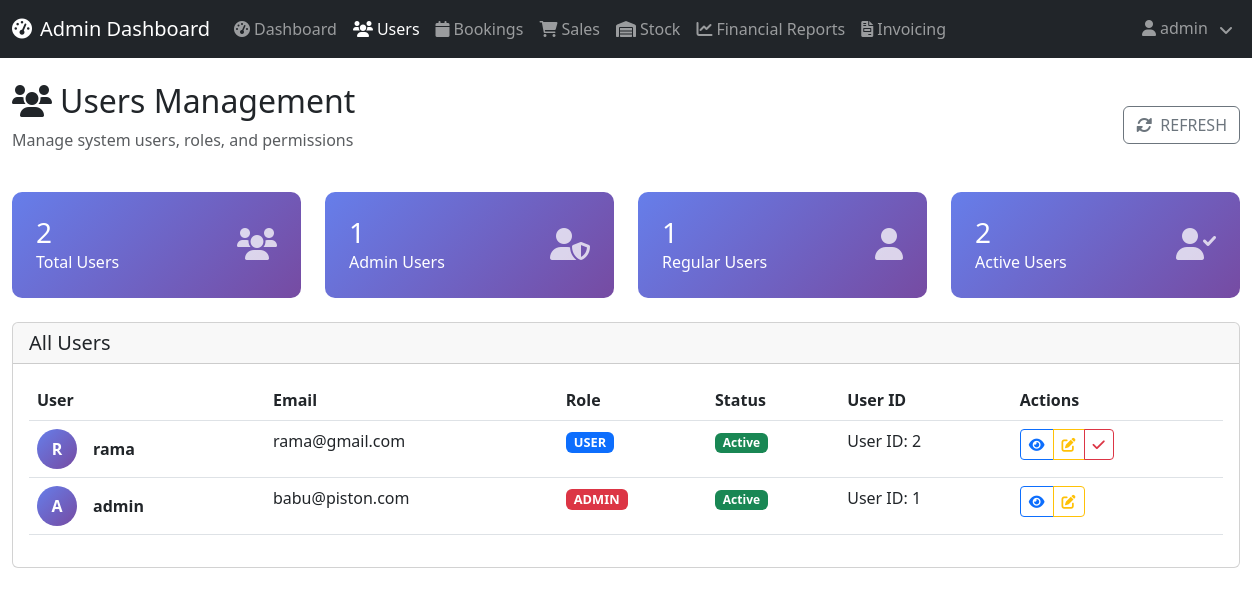
The app's page /admin/users (signed in) with its own data.
### dbservice.py (models this page shows, shortened)
class User(db.Model):
    id = db.Column(db.Integer, primary_key=True)
    username = db.Column(db.String(20), unique=True, nullable=False)
    email = db.Column(db.String(120), unique=True, nullable=False)
    password = db.Column(db.String(255), nullable=False)
    role = db.Column(db.Enum(UserRole), default=UserRole.USER)

### main.py (the view)
@app.route('/admin/users')
@login_required(UserRole.ADMIN)
def admin_users():
    users = User.query.order_by(User.id.desc()).all()
    return render_template('admin_users.html', users=users)

### main.py (called while the page is built)
def login_required(role: UserRole | None = None):
    def decorator(view_func):
        @wraps(view_func)
        def wrapped(*args, **kwargs):
            username = session.get('username')
            if not username:
                flash('Please log in to continue.', 'warning')
                return redirect(url_for('login'))
            user = User.query.filter_by(username=username).first()
            if not user:
                session.pop('username', None)
                flash('Account not found. Please log in again.', 'warning')
                return redirect(url_for('login'))
            if role is not None and user.role != role:
                flash('Access denied. Insufficient permissions.', 'danger')
                return redirect(url_for('login'))
            return view_func(*args, **kwargs)
        return wrapped
    return decorator

### Templates/admin_users.html (shortened to what this page needs)
<!DOCTYPE html>
<html lang="en">
<head>
    <link href="https://cdn.jsdelivr.net/npm/bootstrap@5.3.0/dist/css/bootstrap.min.css" rel="stylesheet">
    <link href="https://cdnjs.cloudflare.com/ajax/libs/font-awesome/6.0.0/css/all.min.css" rel="stylesheet">
    <link href="{{ url_for('static', filename='css/style.css') }}" rel="stylesheet">
</head>
<body>
    <nav class="navbar navbar-expand-lg navbar-dark bg-dark">
        <div class="container-fluid">
            <a class="navbar-brand" href="{{ url_for('admin_dashboard') }}">
                <i class="fas fa-tachometer-alt me-2"></i>Admin Dashboard
            </a>
            <div class="collapse navbar-collapse" id="navbarNav">
                <ul class="navbar-nav me-auto">
                    <li class="nav-item">
                        <a class="nav-link" href="{{ url_for('admin_dashboard') }}">
                            <i class="fas fa-tachometer-alt me-1"></i>Dashboard
                        </a>
                    </li>
                    <li class="nav-item">
                        <a class="nav-link active" href="{{ url_for('admin_users') }}">
                            <i class="fas fa-users me-1"></i>Users
                        </a>
                    </li>
                    <li class="nav-item">
                        <a class="nav-link" href="{{ url_for('admin_bookings') }}">
                            <i class="fas fa-calendar me-1"></i>Bookings
                        </a>
                    </li>
                    <li class="nav-item">
                        <a class="nav-link" href="{{ url_for('admin_sales') }}">
                            <i class="fas fa-shopping-cart me-1"></i>Sales
                        </a>
                    </li>
                    <li class="nav-item">
                        <a class="nav-link" href="{{ url_for('admin_stock') }}">
                            <i class="fas fa-warehouse me-1"></i>Stock
                        </a>
                    </li>
                    <li class="nav-item">
                        <a class="nav-link" href="{{ url_for('admin_financial_reports') }}">
                            <i class="fas fa-chart-line me-1"></i>Financial Reports
                        </a>
                    </li>
                    <li class="nav-item">
                        <a class="nav-link" href="{{ url_for('admin_invoicing') }}">
                            <i class="fas fa-file-invoice me-1"></i>Invoicing
                        </a>
                    </li>
                </ul>
                <ul class="navbar-nav">
                    <li class="nav-item dropdown">
                        <a class="nav-link dropdown-toggle" href="#" role="button" data-bs-toggle="dropdown">
                            <i class="fas fa-user me-1"></i>{{ session.username }}
                        </a>
                    </li>
                </ul>
            </div>
        </div>
    </nav>
    <div class="container-fluid mt-4">
        <div class="row mb-4">
            <div class="col-12">
                <div class="d-flex justify-content-between align-items-center">
                    <div>
                        <h2><i class="fas fa-users me-2"></i>Users Management</h2>
                        <p class="text-muted">Manage system users, roles, and permissions</p>
                    </div>
                    <div>
                        <button class="btn btn-outline-secondary" onclick="refreshUsers()">
                            <i class="fas fa-sync-alt me-2"></i>Refresh
                        </button>
                    </div>
                </div>
            </div>
        </div>
        <div class="row mb-4">
            <div class="col-md-3">
                <div class="stats-card">
                    <div class="d-flex justify-content-between align-items-center">
                        <div>
                            <h3 class="mb-0">{{ users|length }}</h3>
                            <p class="mb-0">Total Users</p>
                        </div>
                        <div>
                            <i class="fas fa-users fa-2x opacity-75"></i>
                        </div>
                    </div>
                </div>
            </div>
            <div class="col-md-3">
                <div class="stats-card">
                    <div class="d-flex justify-content-between align-items-center">
                        <div>
                            <h3 class="mb-0">{{ users|selectattr('role.value', 'equalto', 'ADMIN')|list|length }}</h3>
                            <p class="mb-0">Admin Users</p>
                        </div>
                        <div>
                            <i class="fas fa-user-shield fa-2x opacity-75"></i>
                        </div>
                    </div>
                </div>
            </div>
            <div class="col-md-3">
                <div class="stats-card">
                    <div class="d-flex justify-content-between align-items-center">
                        <div>
                            <h3 class="mb-0">{{ users|selectattr('role.value', 'equalto', 'USER')|list|length }}</h3>
                            <p class="mb-0">Regular Users</p>
                        </div>
                        <div>
                            <i class="fas fa-user fa-2x opacity-75"></i>
                        </div>
                    </div>
                </div>
            </div>
            <div class="col-md-3">
                <div class="stats-card">
                    <div class="d-flex justify-content-between align-items-center">
                        <div>
                            <h3 class="mb-0">{{ users|length }}</h3>
                            <p class="mb-0">Active Users</p>
                        </div>
                        <div>
                            <i class="fas fa-user-check fa-2x opacity-75"></i>
                        </div>
                    </div>
                </div>
            </div>
        </div>
        <div class="card">
            <div class="card-header">
                <h5 class="mb-0">All Users</h5>
            </div>
            <div class="card-body">
                <div class="table-responsive">
                    <table class="table table-hover">
                        <thead>
                            <tr>
                                <th>User</th>
                                <th>Email</th>
                                <th>Role</th>
                                <th>Status</th>
                                <th>User ID</th>
                                <th>Actions</th>
                            </tr>
                        </thead>
                        <tbody>
                            {% for user in users %}
                            <tr>
                                <td>
                                    <div class="d-flex align-items-center">
                                        <div class="user-avatar me-3">
                                            {{ user.username[0].upper() }}
                                        </div>
                                        <div>
                                            <strong>{{ user.username }}</strong>
                                        </div>
                                    </div>
                                </td>
                                <td>{{ user.email }}</td>
                                <td>
                                    <span class="badge role-badge {{ 'bg-danger' if user.role.value == 'ADMIN' else 'bg-primary' }}">
                                        {{ user.role.value }}
                                    </span>
                                </td>
                                <td>
                                    <span class="badge bg-success">
                                        Active
                                    </span>
                                </td>
                                <td>User ID: {{ user.id }}</td>
                                <td>
                                    <div class="btn-group">
                                        <button class="btn btn-sm btn-outline-primary" onclick="viewUser({{ user.id }})">
                                            <i class="fas fa-eye"></i>
                                        </button>
                                        <button class="btn btn-sm btn-outline-warning" onclick="editUser({{ user.id }})">
                                            <i class="fas fa-edit"></i>
                                        </button>
                                        {% if user.role.value != 'ADMIN' %}
                                        <button class="btn btn-sm btn-outline-danger" onclick="toggleUserStatus({{ user.id }})">
                                            <i class="fas fa-{{ 'ban' if user.is_active else 'check' }}"></i>
                                        </button>
                                        {% endif %}
                                    </div>
                                </td>
                            </tr>
                            {% endfor %}
                        </tbody>
                    </table>
                </div>
            </div>
        </div>
    </div>
</body>
</html>

### css/style.css (style rules this page uses)
:root { --primary: #d82d13; --secondary: #0B2154; --light: #F2F2F2; --dark: #111111; }
.btn { font-weight: 500; text-transform: uppercase; transition: .5s; }
.navbar .dropdown-toggle::after { border: none; content: "\f107"; font-family: "Font Awesome 5 Free"; font-weight: 900; vertical-align: middle; margin-left: 8px; }

### Templates/admin_users.html (style rules this page uses)
.role-badge { font-size: 0.8rem; padding: 0.25rem 0.5rem; }
.stats-card { background: linear-gradient(135deg, #667eea 0%, #764ba2 100%); color: white; border-radius: 10px; padding: 1.5rem; }
.user-avatar { width: 40px; height: 40px; border-radius: 50%; background: linear-gradient(135deg, #667eea 0%, #764ba2 100%); display: flex; align-items: center; justify-content: center; color: white; font-weight: bold; }

### records on screen
User: username "R", username "rama", email "rama@gmail.com", role.value "USER", id "2"
User: username "A", username "admin", email "babu@piston.com", role.value "ADMIN", id "1"

### other values on screen
{{ session.username }} "admin"
{{ users|length }} "2"
{{ users|selectattr('role.value', 'equalto', 'ADMIN')|list|length }} "1"
{{ users|selectattr('role.value', 'equalto', 'USER')|list|length }} "1"
